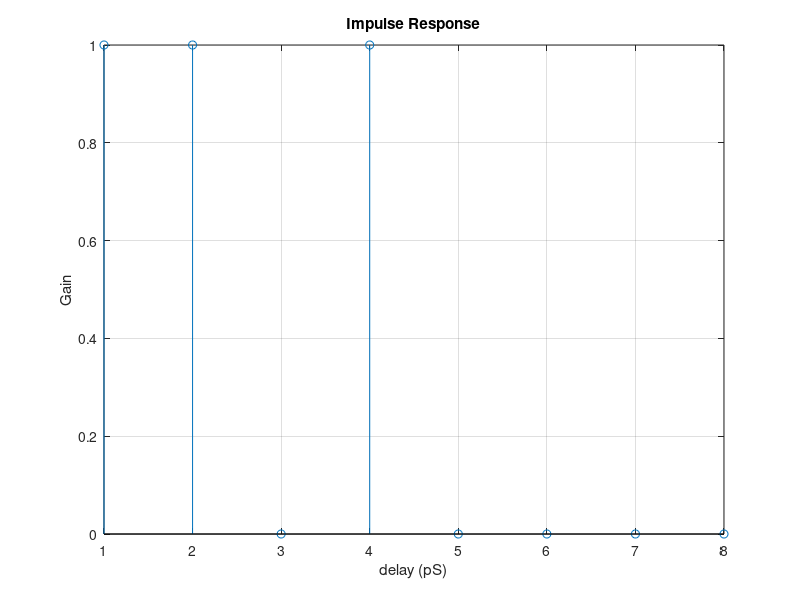

Here is the MATLAB script that generated this plot: (Note: this script raises an error after producing the figure.)
% Program 2
% ook-CDMA.m
%
% Simulation program to realize Code Division Multiple Access (CDMA) using
% Coherent-OOK modulation system
%
% Programmed by Joel Ortiz Sosa,
% [H. Harada and R. Prasda, Simulation and Software Radio for Mobile Communications, Artech House, 2002]

clear;
t=tic;
ebn0=20; % Eb/N0
fprintf('Max Eb/No simulation: %d dB\n',ebn0)
graficoxy = zeros(2,ebn0);
fprintf('Running ook_CDMA...\n')

%******************** Preparation part **********************
sr=256000.0; % Symbol rate
ml=1;        % bits par symbol
br=sr.*ml;   % Bit rate (=symbol rate in this case)
nd = 1000;   % Number of symbols that simulates in each loop
Multipath_Sim = 1;    % 1: Multipath + AWGN Simulation; 0: AWGN simulation
rake=1;

%******************** Impulse Reponse of Multipath **********
%Gain= [1 1./4 1./8 1./10]; % Gain de Chaque impulse de Multipath
%distance=[5 5 11.18 32.19]; % Distance entre le P1 et P2 defini par chaque tajectoire
%multipath=multipathIR(Fchip,Fporteuse,distance,Gain);
multipath=[1 1 0 1 0 0 0 0];
figure(1);
stem(multipath)
h=gcf;
grid on; 
title('Impulse Response');
xlabel('delay (pS)'); 
ylabel('Gain');
set(h,'NumberTitle','off');
set(h,'Name','Multipath Fading ');
%************************** Filter initialization **************************
% irfn   = 21;                                                        % number of filter taps
% IPOINT =  4;                                                        % number of oversample
% alfs   =  0.5;                                                      % roll off factor
% [xh]   = hrollfcoef(irfn,IPOINT,sr,alfs,1);                         % T FILTER FUNCTION
% [xh2]  = hrollfcoef(irfn,IPOINT,sr,alfs,0);                         % R FILTER FUNCTION

for ebn0=0:ebn0

    %******************** START CALCULATION *********************
    nloop=1000;  % Number of sim11.ulation loops
    noe = 0;    % Number of error data
    nod = 0;    % Number of transmitted data
    
    %********************** Spreading code initialization **********************

    user  = 1;             % number of users
    seq   = 4;             % 1:M-sequence  2:Gold  3:Orthogonal Gold 4:Hadamar codes
    size_hadamar=8;        % 8: max 7 user 16: max 15 users 
    if seq~=4
    stage = 3;             % number of stages   
    ptap1 = [1 3];         % position of taps for 1st
    ptap2 = [2 3];         % position of taps for 2nd
    regi1 = [1 0 1];       % initial value of register for 1st
    regi2 = [0 1 1];       % initial value of register for 2nd
    end
    
    
    %******************** Generation of the spreading code *********************
    switch seq
    case 1                                       % M-sequence
        code = mseq(stage,ptap1,regi1,user);
    case 2                                       % Gold sequence
        m1   = mseq(stage,ptap1,regi1);
        m2   = mseq(stage,ptap2,regi2);
        code = goldseq(m1,m2,user);
    case 3                                       % Orthogonal Gold sequence
        m1   = mseq(stage,ptap1,regi1);
        m2   = mseq(stage,ptap2,regi2);
        code = [goldseq(m1,m2,user),zeros(user,1)];
    case 4
        code = generateHadamardMatrix(size_hadamar);
        code = code(7,:);
    end
    
    Gcode=1/sqrt(size_hadamar);
    code = code * 2 - 1;
    code = code.*Gcode; 
    clen = length(code);
    G=1/(3^(1/3)); % Normalization du canal
    for k=1:size(multipath,2) % Codes uutilisé dans chaque doigt du RAKE
        if multipath(k)~=0
        codeRake(k,:)=delay(code,clen,k-1);
        attRake(k)=multipath(k);
        end
    end
    
        for iii=1:nloop

        %***************** Data generation ********************************  
            data=rand(user,nd*ml)>0.5;  % rand: built in function
        %***************** OOK Modulation *********************************  
            data1=data.*2-1;
            data2 = spread(data1,code); 
            %data2=data2>0;
           
            %Si N vers 1, on fait le suréchantionnage et le filtrage en ce partie.            

            if user == 1                                                 
                data3 = data2;
            else
                data3 = sum(data2);
            end   
            %si 1 vers N , il faut faire le suréchantionnage après.
            %[dataOS,qch2] = compoversamp2(data2,data2,IPOINT); 
            % suréchantionnage , sur la réponse impulsionnelle de canal et la data 
            % convolution 1) Data suréchantionné avec la réponse de filtre
            % [dataOS,qch3] = compconv2(dataOS,dataOS,xh);                     
            
            
        %****************** Attenuation Calculation *********************** 
            spow=(1/(1*(nd)))*sum( rot90(data2.^2) );
            attn=spow*sr/br*10.^(-ebn0/10);
            attn=sqrt(attn);
        %********************** Fading channel ****************************
            
            if Multipath_Sim == 1
                multi=(conv(multipath,double(data3))).*G;
            else
                multi=data3;
            end
        %************ Add White Gaussian Noise (AWGN) *********************
           data4=comb(multi,attn); 
        %******************** OOK Demodulation ****************************
            % [data5,qch7] = compconv2(data4,data4,xh2);                                    
            % sampl = irfn * IPOINT + 1;
            % data6  = data5(:,sampl:IPOINT:IPOINT*nd*clen+sampl-1);  
             
            if rake == 1   
                for k=1:size(multipath,2)
                    if multipath(k)~= 0 
                        dataRake(k,:)=despread(data4(:,1:nd*clen),codeRake(k,:).*G);
                    end
                end
                data5=sum(dataRake);                
            else
                data5=despread(data4(:,1:nd*clen),code);             
            end    
            
            demodata=ookdemod(data5,user,nd);
        %******************** Bit Error Rate (BER) ************************
            noe2=sum(sum(abs(data-demodata)));
            nod2=user*nd*log2(ml*2);
            noe=noe+noe2;
            nod=nod+nod2;
        end % for iii=1:nloop    
    ber = noe / nod;
    graficoxy(1,ebn0+1)=noe/nod;
    graficoxy(2,ebn0+1)=ebn0;
end


figure(3);
h=gcf;   % % current figure handle
%clf(h); % Clear current figure window
grid on; hold on;
%set(gca,'yscale','log','xlim',[graficoxy(2), graficoxy(end)],'ylim',[0 1]);
set(gca,'yscale','log','xlim',[graficoxy(2), 20],'ylim',[0 1]);
xlabel('Eb/No (dB)'); 
ylabel('BER'); 
set(h,'NumberTitle','off');
set(h,'Name','BER Results');
set(h, 'renderer', 'zbuffer');  title('Coherent-OOK BER PLOTS');
if Multipath_Sim == 1
    semilogy(graficoxy(2,:),graficoxy(1,:),'k-*')
else
    semilogy(graficoxy(2,:),graficoxy(1,:),'k*')
end
mainComputationtime=toc(t)
fprintf('fin\n')

% Coherent-OOK AWGN-theory
EbN0_dB = 0:0.1:13;
EbN0 = 10.^(EbN0_dB/10);
BER = qfunc(sqrt(EbN0));
semilogy(EbN0_dB,BER,'b')


if Multipath_Sim == 1
    legend('OOK multipath simulated','OOK AWGN Theory')
else
    legend('OOK AWGN simulated','OOK AWGN Theory')
end
